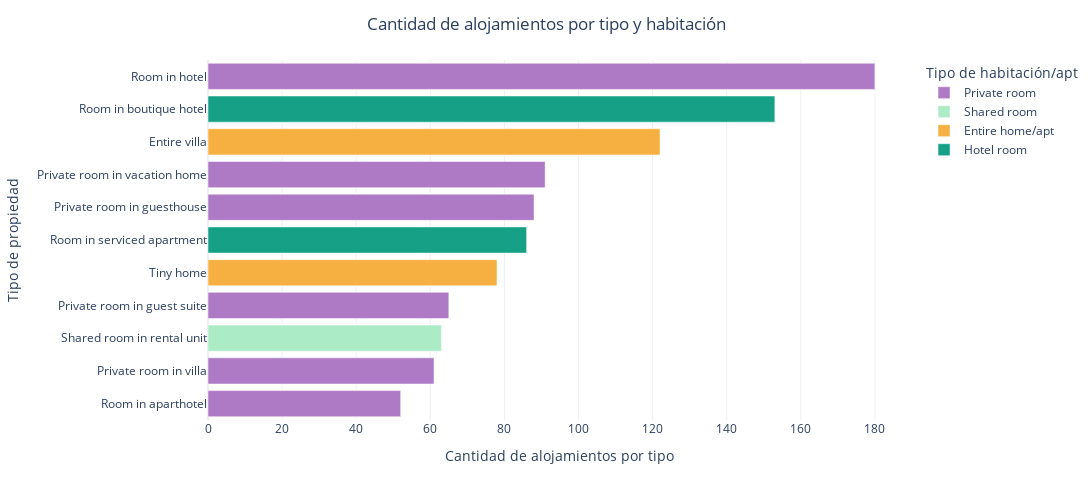

The cell this chart's notebook holds for it:
### Code cell
# Ahora voy a graficar los alojamientos menos frecuentes (entre 50 y 200 veces)
aloj = df.groupby(['property_type', 'room_type']).size().reset_index(name='count') 
aloj = aloj[(aloj['count']<200) & (aloj['count']>50)].sort_values(by=['count']) #Selecciono solo los tipos de propiedad que aparecen entre 50 y 200 veces

fig = px.bar(aloj, y='property_type', x='count', color='room_type',color_discrete_map=colors)

fig.update_layout(yaxis={'categoryorder':'total ascending'},
    title='Cantidad de alojamientos por tipo y habitación', title_x=0.5, 
    xaxis_title='Cantidad de alojamientos por tipo',
    yaxis_title='Tipo de propiedad',
    template='plotly_white',
	width=1500, height=500, legend_title='Tipo de habitación/apt')

fig.show()

### Figure 1 — Plotly figure (JSON) as saved in the notebook; plotly's stock layout.template omitted (floating-point values rounded to 4 significant figures)
{"data": [{"alignmentgroup": "True", "hovertemplate": "room_type=Private room<br>count=%{x}<br>property_type=%{y}<extra></extra>", "legendgroup": "Private room", "marker": {"color": "#AF7AC5", "pattern": {"shape": ""}}, "name": "Private room", "offsetgroup": "Private room", "orientation": "h", "showlegend": true, "textposition": "auto", "type": "bar", "x": [52, 61, 65, 88, 91, 180], "xaxis": "x", "y": ["Room in aparthotel", "Private room in villa", "Private room in guest suite", "Private room in guesthouse", "Private room in vacation home", "Room in hotel"], "yaxis": "y"}, {"alignmentgroup": "True", "hovertemplate": "room_type=Shared room<br>count=%{x}<br>property_type=%{y}<extra></extra>", "legendgroup": "Shared room", "marker": {"color": "#ABEBC6", "pattern": {"shape": ""}}, "name": "Shared room", "offsetgroup": "Shared room", "orientation": "h", "showlegend": true, "textposition": "auto", "type": "bar", "x": [63], "xaxis": "x", "y": ["Shared room in rental unit"], "yaxis": "y"}, {"alignmentgroup": "True", "hovertemplate": "room_type=Entire home/apt<br>count=%{x}<br>property_type=%{y}<extra></extra>", "legendgroup": "Entire home/apt", "marker": {"color": "#F5B041", "pattern": {"shape": ""}}, "name": "Entire home/apt", "offsetgroup": "Entire home/apt", "orientation": "h", "showlegend": true, "textposition": "auto", "type": "bar", "x": [78, 122], "xaxis": "x", "y": ["Tiny home", "Entire villa"], "yaxis": "y"}, {"alignmentgroup": "True", "hovertemplate": "room_type=Hotel room<br>count=%{x}<br>property_type=%{y}<extra></extra>", "legendgroup": "Hotel room", "marker": {"color": "#16A085", "pattern": {"shape": ""}}, "name": "Hotel room", "offsetgroup": "Hotel room", "orientation": "h", "showlegend": true, "textposition": "auto", "type": "bar", "x": [86, 153], "xaxis": "x", "y": ["Room in serviced apartment", "Room in boutique hotel"], "yaxis": "y"}], "layout": {"barmode": "relative", "height": 500, "legend": {"title": {"text": "Tipo de habitación/apt"}, "tracegroupgap": 0}, "margin": {"t": 60}, "title": {"text": "Cantidad de alojamientos por tipo y habitación", "x": 0.5}, "width": 1500, "xaxis": {"anchor": "y", "domain": [0, 1], "title": {"text": "Cantidad de alojamientos por tipo"}}, "yaxis": {"anchor": "x", "categoryorder": "total ascending", "domain": [0, 1], "title": {"text": "Tipo de propiedad"}}}}
